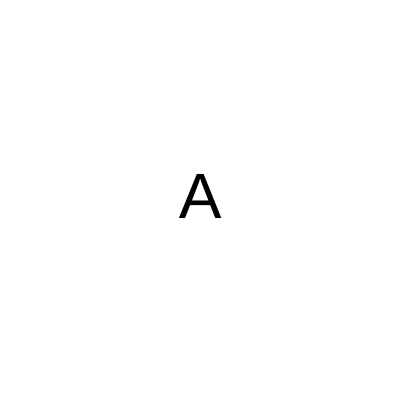
Frame 1 (no input)
Frame 60 (no input): identical to frame 1, image omitted
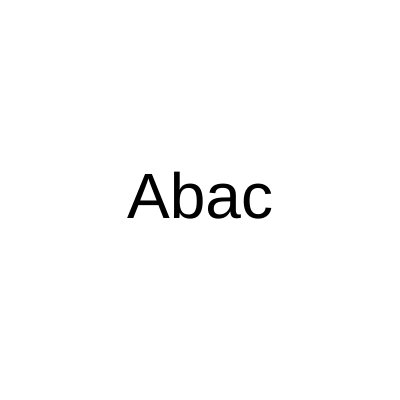
Frame 120 (the mouse pressed at the canvas centre since frame 60)

The p5.js sketch that drew these frames (run headless with seeded random() and noise() and a simulated clock; from frame 60 on, the mouse is pressed at the canvas centre):

// p5.js sketch
// ── sketch.js
let palavra;

function setup() {
  createCanvas(400, 400);
  
  palavra = palavraAleatoria();
  
  

}

function palavraAleatoria() {
  let palavras = ["Vitalidade", "Melancia", "Abacaxi"]; 
  return random(palavras);
}

function inicializaCores() {
   background("white");
  fill("black");
  textSize(64);
  textAlign(CENTER, CENTER);
}

function palavraParcial(minimo, maximo) {
  let quantidade = map(mouseX, minimo, maximo, 1, palavra.length);
  let parcial = palavra.substring(0, quantidade);
  return parcial;
}

function draw() {
  inicializaCores();
     
  let texto = palavraParcial(0, width);
  text(texto, 200, 200);
  
  
}

function lugaresBacanasParaPassear(diaDaSemana, bairro) {
  // return ??
}
